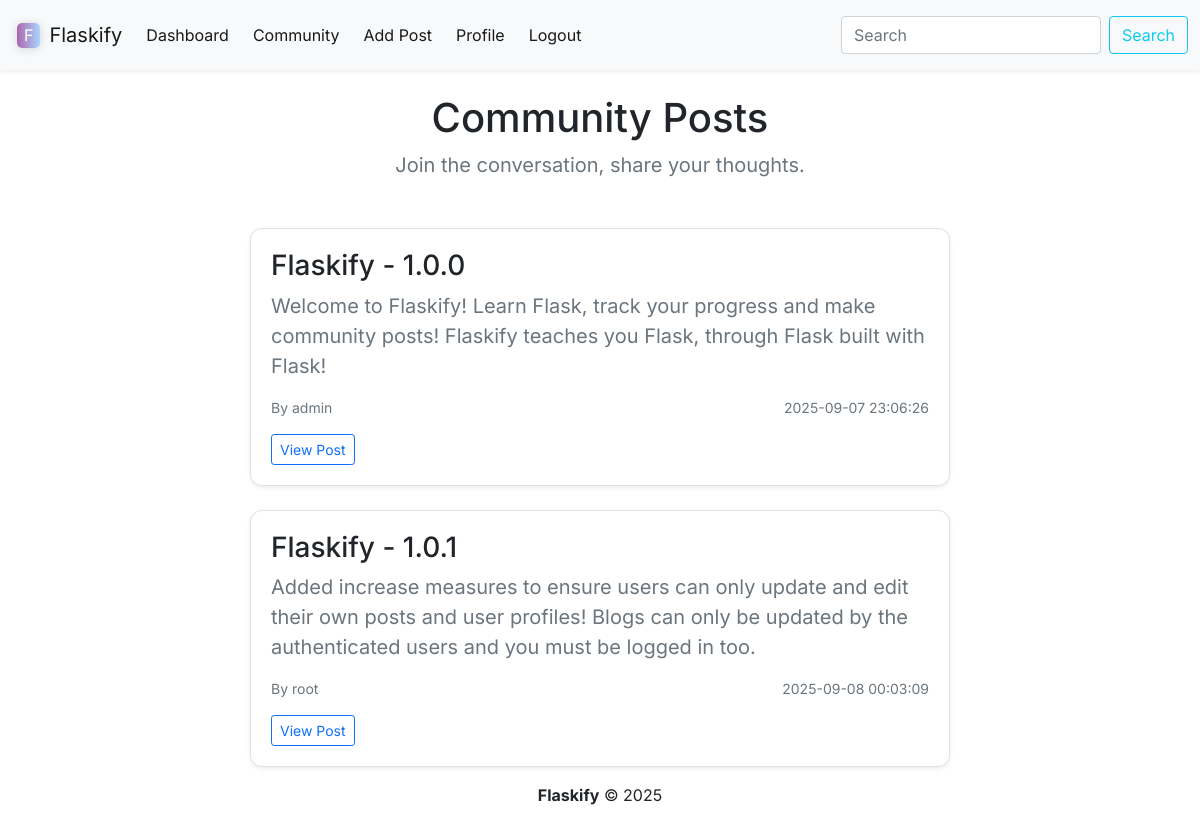
The app's page /posts (signed in), older data.
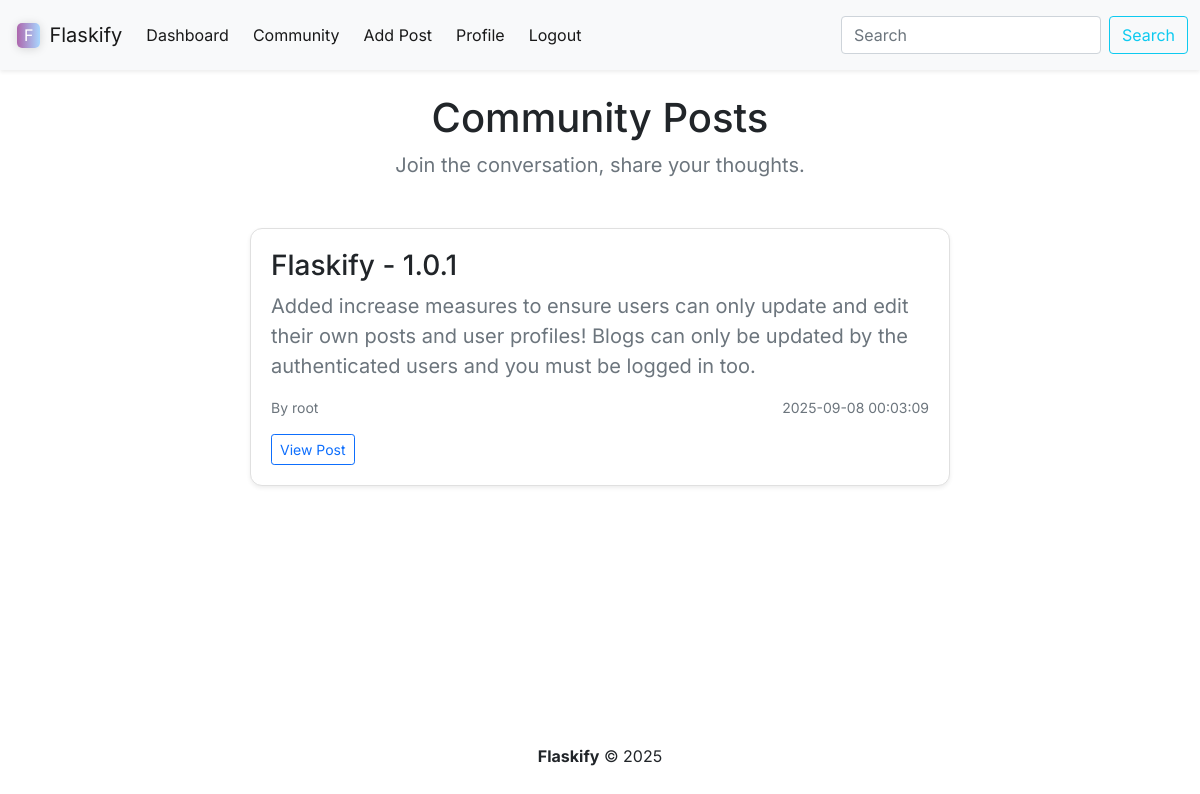
The same page, newer data.
### models.py (models this page shows)
class Posts(db.Model):
    id = db.Column(db.Integer, primary_key=True)
    title = db.Column(db.String(999))
    content = db.Column(db.Text)
    author = db.Column(db.String(999))
    date_posted = db.Column(db.DateTime, default=datetime.now(timezone.utc))
    slug = db.Column(db.String(255))
    user_id = db.Column(db.Integer)

### app.py (the view)
@app.route('/posts')
@login_required
def posts():
    posts = Posts.query.order_by(Posts.date_posted)
    return render_template("posts.html", posts=posts)

### web_forms.py
class SearchForm(FlaskForm):
    searched = StringField("Searched", validators=[DataRequired()])
    submit = SubmitField("Submit")

### app.py (called while the page is built)
@app.context_processor
def base():
    form = SearchForm()
    return dict(form=form)

@login_manager.user_loader
def load_user(user_id):
    return Users.query.get(int(user_id))

### templates/posts.html
{% extends 'base.html' %}
{% block navigation_items %}
    {% include 'components/nav_component.html' %}
{% endblock %}
{% block section %}
  <div class="text-center mb-5">
    <h1 class="font-for-text">Community Posts</h1>
    <p class="font-for-text text-muted fs-5">Join the conversation, share your thoughts.</p>
  </div>
  <div class="d-flex flex-column align-items-center gap-4 font-for-text">
    {% for post in posts %}
      <div class="post-container-styling bg-white shadow-sm">
        <h3 class="fw-semibold mb-2">{{ post.title }}</h3>
        <p class="fs-5 text-secondary mb-3">{{ post.content }}</p>
        <div class="d-flex justify-content-between text-muted small mb-3">
          <span>By {{ post.author }}</span>
          <span>{{ post.date_posted.strftime("%Y-%m-%d %H:%M:%S") }}</span>
        </div>
        <div class="d-flex flex-row gap-2">
            <div class="">
                <a class="btn btn-sm btn-outline-primary" href="{{ url_for('post', id=post.id) }}">
                    View Post
                </a>
            </div>
        </div>
      </div>
    {% endfor %}
  </div>
{% endblock %}

### templates/base.html (shortened to what this page needs)
<!DOCTYPE html>
<html lang="en">
<head>
    <link href="https://cdn.jsdelivr.net/npm/bootstrap@5.0.2/dist/css/bootstrap.min.css" rel="stylesheet">
    <link href="/static/style.css" rel="stylesheet">
</head>
<body class="d-flex flex-column min-vh-100">
    <nav class="navbar navbar-expand-lg navbar-light bg-light shadow-sm font-for-text" style="height: 70px;">
        <div class="container-fluid">
            <div class="d-flex align-items-center gap-1">
                <span class="logo-style text-white">F</span>
                <a class="navbar-brand">Flaskify</a>
            </div>
            {% block navigation_items %}
            {% endblock %}
        </div>
    </nav>
    <div class="container mt-4">
    {% block section %}
    {% endblock %}
    </div>
    <footer class="text-black mt-auto py-3" style="margin-top: 50px">
        <div class="container text-sm">
            <p class="text-center font-for-text"><strong>Flaskify</strong> &copy; {{ 2025 }}</p>
        </div>
    </footer>
</body>
</html>

### templates/components/nav_component.html (shortened to what this page needs)
<div class="collapse navbar-collapse d-flex justify-content-cente" id="navbarSupportedContent">
    <ul class="navbar-nav gap-2">
        <li class="nav-item">
            <a class="nav-link active" aria-current="page" href="{{url_for('dashboard')}}">Dashboard</a>
        </li>
        <li class="nav-item">
            <a class="nav-link active" aria-current="page" href="{{url_for('posts')}}">Community</a>
        </li>
        <li class="nav-item">
            <a class="nav-link active" aria-current="page" href="{{url_for('add_post')}}">Add Post</a>
        </li>
        <li class="nav-item">
            <a class="nav-link active" aria-current="page" href="{{url_for('profile')}}">Profile</a>
        </li>
        <li class="nav-item">
            <a class="nav-link active" aria-current="page" href="{{url_for('logout')}}">Logout</a>
        </li>
    </ul>
</div>
<form method="POST" action="{{ url_for('search') }}" class="d-flex">
    <input class="form-control me-2" type="search" placeholder="Search" aria-label="Search" name="searched">
    <button class="btn btn-outline-info" type="submit">Search</button>
</form>

### static/style.css (style rules this page uses)
.font-for-text { font-family: 'Inter'; }
.logo-style { margin-left: 5px; margin-right: 5px; padding-left: 7px; padding-right: 7px; padding-top: 0.5px; padding-bottom: 0.5px; border-radius: 5px; background: linear-gradient(90deg, rgb(173, 102, 173), rgb(169, 215, 255)); box-shadow: 0 1px 10px rgba(0, 0, 0, 0.15); }
a { text-decoration: none; color: inherit; }
.post-container-styling { border: 1px solid #e0e0e0; border-radius: 12px; padding: 20px; width: 100%; max-width: 700px; transition: transform 0.15s ease, box-shadow 0.15s ease; }

Row changes from the older to the newer data that the page shows:
removed Posts: title "Flaskify - 1.0.0", content "Welcome to Flaskify! Learn Flask, track your progress and make community posts! Flaskify teaches you Flask, through Flask built with Flask!", author "admin", date_posted "2025-09-07 23:06:26"
